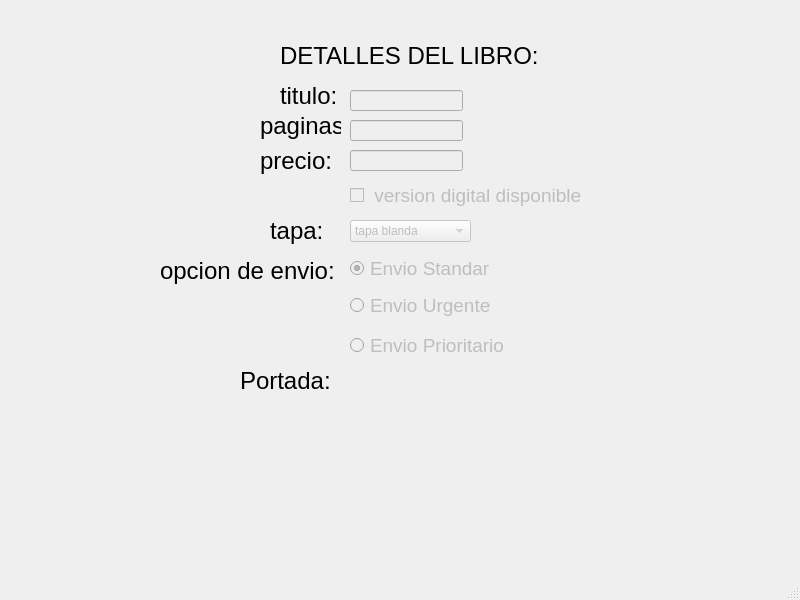
<?xml version="1.0" encoding="UTF-8"?>
<ui version="4.0">
 <class>MainWindow</class>
 <widget class="QMainWindow" name="MainWindow">
  <property name="geometry">
   <rect>
    <x>0</x>
    <y>0</y>
    <width>800</width>
    <height>600</height>
   </rect>
  </property>
  <property name="windowTitle">
   <string>MainWindow</string>
  </property>
  <widget class="QWidget" name="centralwidget">
   <widget class="QLabel" name="label">
    <property name="geometry">
     <rect>
      <x>280</x>
      <y>40</y>
      <width>331</width>
      <height>31</height>
     </rect>
    </property>
    <property name="font">
     <font>
      <pointsize>18</pointsize>
     </font>
    </property>
    <property name="text">
     <string>DETALLES DEL LIBRO:</string>
    </property>
   </widget>
   <widget class="QLabel" name="label_2">
    <property name="geometry">
     <rect>
      <x>280</x>
      <y>80</y>
      <width>60</width>
      <height>31</height>
     </rect>
    </property>
    <property name="font">
     <font>
      <pointsize>18</pointsize>
     </font>
    </property>
    <property name="text">
     <string>titulo:</string>
    </property>
   </widget>
   <widget class="QLineEdit" name="entrada_titulo_libro">
    <property name="enabled">
     <bool>false</bool>
    </property>
    <property name="geometry">
     <rect>
      <x>350</x>
      <y>90</y>
      <width>113</width>
      <height>21</height>
     </rect>
    </property>
   </widget>
   <widget class="QLabel" name="label_3">
    <property name="geometry">
     <rect>
      <x>260</x>
      <y>110</y>
      <width>81</width>
      <height>31</height>
     </rect>
    </property>
    <property name="font">
     <font>
      <pointsize>18</pointsize>
     </font>
    </property>
    <property name="text">
     <string>paginas:</string>
    </property>
   </widget>
   <widget class="QLineEdit" name="entrada_paginas_libro">
    <property name="enabled">
     <bool>false</bool>
    </property>
    <property name="geometry">
     <rect>
      <x>350</x>
      <y>120</y>
      <width>113</width>
      <height>21</height>
     </rect>
    </property>
   </widget>
   <widget class="QLabel" name="label_4">
    <property name="geometry">
     <rect>
      <x>260</x>
      <y>140</y>
      <width>71</width>
      <height>41</height>
     </rect>
    </property>
    <property name="font">
     <font>
      <pointsize>18</pointsize>
     </font>
    </property>
    <property name="text">
     <string>precio:</string>
    </property>
   </widget>
   <widget class="QLineEdit" name="entrada_precio_libro">
    <property name="enabled">
     <bool>false</bool>
    </property>
    <property name="geometry">
     <rect>
      <x>350</x>
      <y>150</y>
      <width>113</width>
      <height>21</height>
     </rect>
    </property>
   </widget>
   <widget class="QCheckBox" name="checkbox_digital">
    <property name="enabled">
     <bool>false</bool>
    </property>
    <property name="geometry">
     <rect>
      <x>350</x>
      <y>180</y>
      <width>271</width>
      <height>31</height>
     </rect>
    </property>
    <property name="font">
     <font>
      <pointsize>14</pointsize>
     </font>
    </property>
    <property name="text">
     <string> version digital disponible</string>
    </property>
   </widget>
   <widget class="QComboBox" name="combo_tapa">
    <property name="enabled">
     <bool>false</bool>
    </property>
    <property name="geometry">
     <rect>
      <x>350</x>
      <y>220</y>
      <width>121</width>
      <height>22</height>
     </rect>
    </property>
    <item>
     <property name="text">
      <string>tapa blanda</string>
     </property>
    </item>
    <item>
     <property name="text">
      <string>tapa dura</string>
     </property>
    </item>
   </widget>
   <widget class="QLabel" name="label_5">
    <property name="geometry">
     <rect>
      <x>270</x>
      <y>210</y>
      <width>61</width>
      <height>41</height>
     </rect>
    </property>
    <property name="font">
     <font>
      <pointsize>18</pointsize>
     </font>
    </property>
    <property name="text">
     <string>tapa:</string>
    </property>
   </widget>
   <widget class="QLabel" name="label_6">
    <property name="geometry">
     <rect>
      <x>160</x>
      <y>250</y>
      <width>181</width>
      <height>41</height>
     </rect>
    </property>
    <property name="font">
     <font>
      <pointsize>18</pointsize>
     </font>
    </property>
    <property name="text">
     <string>opcion de envio:</string>
    </property>
   </widget>
   <widget class="QRadioButton" name="radio_standar">
    <property name="enabled">
     <bool>false</bool>
    </property>
    <property name="geometry">
     <rect>
      <x>350</x>
      <y>260</y>
      <width>201</width>
      <height>17</height>
     </rect>
    </property>
    <property name="font">
     <font>
      <pointsize>14</pointsize>
     </font>
    </property>
    <property name="text">
     <string>Envio Standar</string>
    </property>
    <property name="checked">
     <bool>true</bool>
    </property>
   </widget>
   <widget class="QRadioButton" name="radio_urgente">
    <property name="enabled">
     <bool>false</bool>
    </property>
    <property name="geometry">
     <rect>
      <x>350</x>
      <y>290</y>
      <width>201</width>
      <height>31</height>
     </rect>
    </property>
    <property name="font">
     <font>
      <pointsize>14</pointsize>
     </font>
    </property>
    <property name="text">
     <string>Envio Urgente</string>
    </property>
   </widget>
   <widget class="QRadioButton" name="radio_prioritario">
    <property name="enabled">
     <bool>false</bool>
    </property>
    <property name="geometry">
     <rect>
      <x>350</x>
      <y>330</y>
      <width>201</width>
      <height>31</height>
     </rect>
    </property>
    <property name="font">
     <font>
      <pointsize>14</pointsize>
     </font>
    </property>
    <property name="text">
     <string>Envio Prioritario</string>
    </property>
   </widget>
   <widget class="QLabel" name="label_7">
    <property name="geometry">
     <rect>
      <x>240</x>
      <y>360</y>
      <width>101</width>
      <height>41</height>
     </rect>
    </property>
    <property name="font">
     <font>
      <pointsize>18</pointsize>
     </font>
    </property>
    <property name="text">
     <string>Portada:</string>
    </property>
   </widget>
   <widget class="QLabel" name="label_imagen">
    <property name="geometry">
     <rect>
      <x>360</x>
      <y>390</y>
      <width>201</width>
      <height>111</height>
     </rect>
    </property>
    <property name="text">
     <string/>
    </property>
   </widget>
  </widget>
  <widget class="QStatusBar" name="statusbar"/>
 </widget>
 <resources/>
 <connections/>
</ui>
